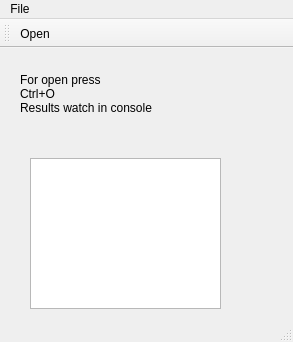
<?xml version="1.0" encoding="UTF-8"?>
<ui version="4.0">
 <class>pcap_pr</class>
 <widget class="QMainWindow" name="pcap_pr">
  <property name="geometry">
   <rect>
    <x>0</x>
    <y>0</y>
    <width>293</width>
    <height>342</height>
   </rect>
  </property>
  <property name="windowTitle">
   <string>MainWindow</string>
  </property>
  <widget class="QWidget" name="centralwidget">
   <widget class="QLabel" name="label">
    <property name="geometry">
     <rect>
      <x>20</x>
      <y>0</y>
      <width>241</width>
      <height>91</height>
     </rect>
    </property>
    <property name="text">
     <string>For open press 
Ctrl+O
Results watch in console</string>
    </property>
   </widget>
   <widget class="QTextEdit" name="Vivod">
    <property name="geometry">
     <rect>
      <x>30</x>
      <y>110</y>
      <width>191</width>
      <height>151</height>
     </rect>
    </property>
   </widget>
  </widget>
  <widget class="QMenuBar" name="menubar">
   <property name="geometry">
    <rect>
     <x>0</x>
     <y>0</y>
     <width>293</width>
     <height>22</height>
    </rect>
   </property>
   <widget class="QMenu" name="menuFILE">
    <property name="title">
     <string>File</string>
    </property>
    <addaction name="actionOpen"/>
   </widget>
   <addaction name="menuFILE"/>
  </widget>
  <widget class="QStatusBar" name="statusbar"/>
  <widget class="QToolBar" name="toolBar">
   <property name="windowTitle">
    <string>toolBar</string>
   </property>
   <attribute name="toolBarArea">
    <enum>TopToolBarArea</enum>
   </attribute>
   <attribute name="toolBarBreak">
    <bool>false</bool>
   </attribute>
   <addaction name="actionOpen"/>
  </widget>
  <action name="actionOpen">
   <property name="text">
    <string>Open</string>
   </property>
   <property name="shortcut">
    <string>Ctrl+O</string>
   </property>
  </action>
 </widget>
 <resources/>
 <connections/>
</ui>
